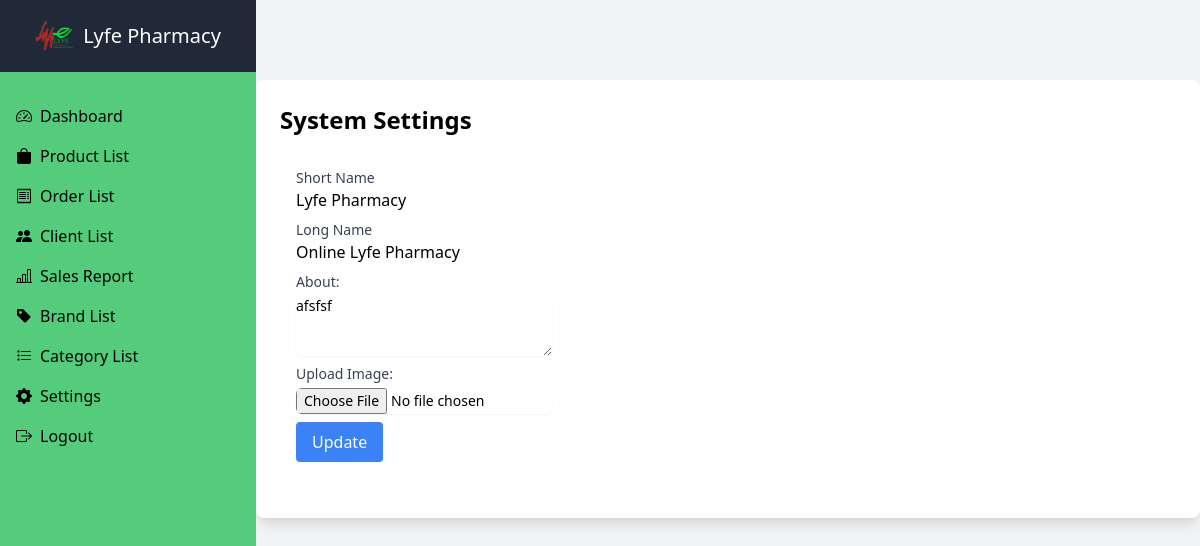
The page /admin/settings.php (signed in) on the database its author committed.
### tables this page shows
CREATE TABLE `systemsetting` (
  `id` int(11) NOT NULL,
  `short` varchar(25) NOT NULL,
  `longname` varchar(25) NOT NULL,
  `about` text NOT NULL,
  `image` longblob DEFAULT NULL
);

### admin/settings.php (the view, shortened to what this page needs)
<?php
$servername = "localhost";
$username = "root";
$password = "";
$dbname = "onlinepharmacy_db";
$conn = new mysqli($servername, $username, $password, $dbname);
$sql = "SELECT * FROM systemsetting";
$result = $conn->query($sql);
$settings = [];
if ($result->num_rows > 0) {
    while ($row = $result->fetch_assoc()) {
        $settings[] = $row;
    }
}
include 'inc/sidebar.php';
?>
<!DOCTYPE html>
<html lang="en">
<head>
    <link href="https://cdn.jsdelivr.net/npm/tailwindcss@2.2.19/dist/tailwind.min.css" rel="stylesheet">
</head>
<body class="bg-gray-100 ml-64">
<main>
    <div class="container mt-20">
        <div class="bg-white rounded-lg shadow-lg p-6">
            <h1 class="text-2xl font-semibold mb-4">System Settings</h1>
            <div class="grid grid-cols-1 md:grid-cols-2 lg:grid-cols-3 gap-4">
                <?php foreach ($settings as $setting) : ?>
                    <div class="w-full rounded-lg p-4">
                        <form action="update_setting.php" method="post" enctype="multipart/form-data">
                            <div class="mb-2">
                                <label class="block text-sm font-medium text-gray-700" for="about_<?php echo $setting['id']; ?>">Short Name</label>
                                <input type="text" name="short" value="<?php echo $setting['short']; ?>">
                            </div>
                            <div class="mb-2">
                                <label class="block text-sm font-medium text-gray-700" for="about_<?php echo $setting['id']; ?>">Long Name</label>
                                <input type="text" name="logname" value="<?php echo $setting['longname']; ?>">
                            </div>
                            <div class="mb-2">
                                <label class="block text-sm font-medium text-gray-700" for="about_<?php echo $setting['id']; ?>">About:</label>
                                <textarea name="about" id="about_<?php echo $setting['id']; ?>" rows="3" class="mt-1 focus:ring-indigo-500 focus:border-indigo-500 block w-full shadow-sm sm:text-sm border-gray-300 rounded-md"><?php echo $setting['about']; ?></textarea>
                            </div>
                            <div class="mb-2">
                                <label class="block text-sm font-medium text-gray-700" for="image_<?php echo $setting['id']; ?>">Upload Image:</label>
                                <input type="file" name="image" id="image_<?php echo $setting['id']; ?>" accept="image/*" class="mt-1 focus:ring-indigo-500 focus:border-indigo-500 block w-full shadow-sm sm:text-sm border-gray-300 rounded-md">
                            </div>
                            <button type="submit" class="bg-blue-500 text-white px-4 py-2 rounded hover:bg-blue-600">Update</button>
                        </form>
                    </div>
                <?php endforeach; ?>
            </div>
        </div>
    </div>
</main>
</body>
</html>

### rows shown on the page
systemsetting: short "Lyfe Pharmacy", logname "Online Lyfe Pharmacy", about "afsfsf"
